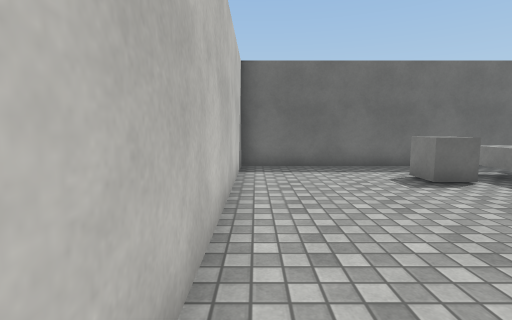
[1] (above)

24 first-person views from a walk through a Unity game level. The camera is 1.2 m above the floor, tilts 6° down and sees 85° across. The floor is counted in squares, 1 m on a side. Each view is taken from the middle of a square. On the plan, view 1 faces up. The plan holds only what a view shows up to about 13 squares ahead; the rest is blank. The place goes on beyond the plan. The player character is not drawn. Some animated figures are left out. Surface patterns are stand-ins for the level's own textures.

[2]
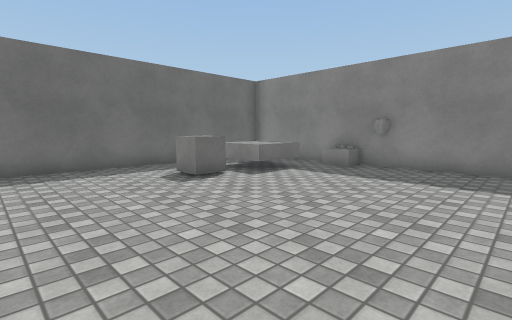

[3]
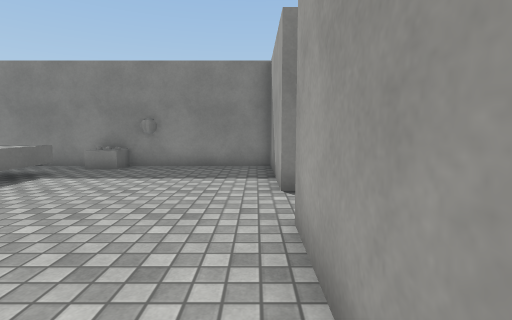

[4]
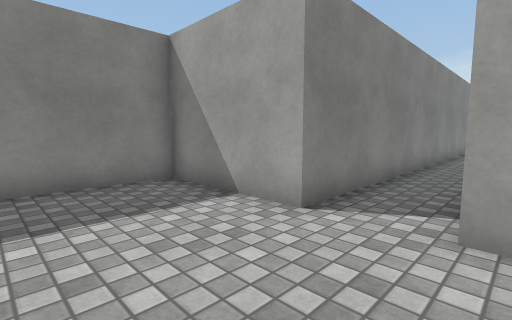

[5]
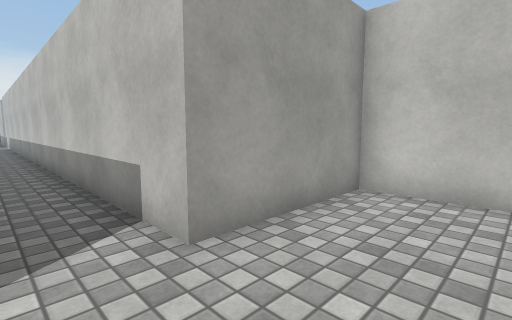

[6]
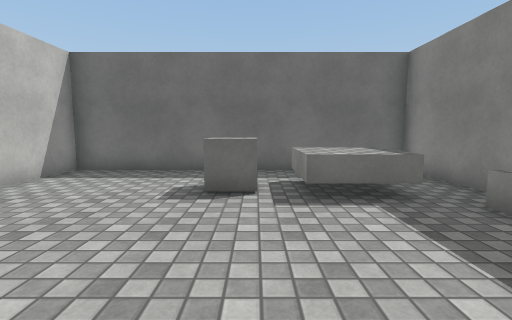

[7]
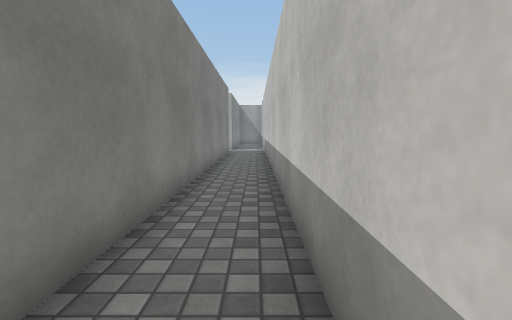

[8]
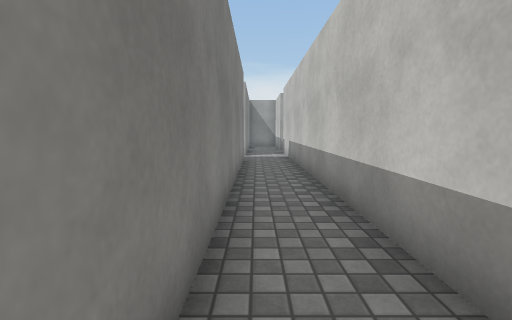

[9]
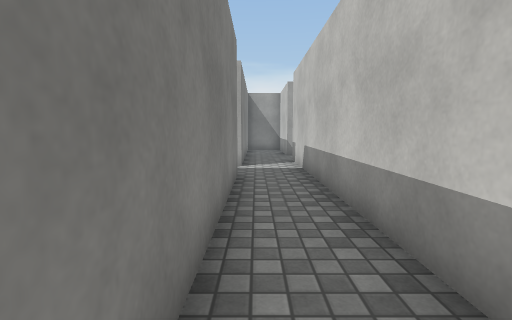

[10]
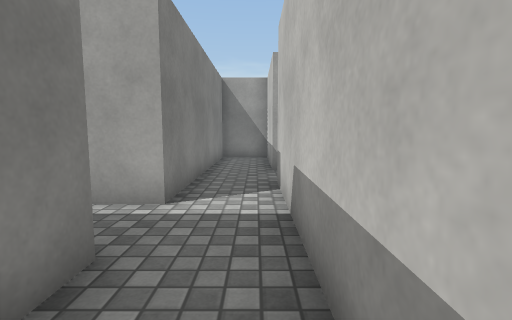

[11]
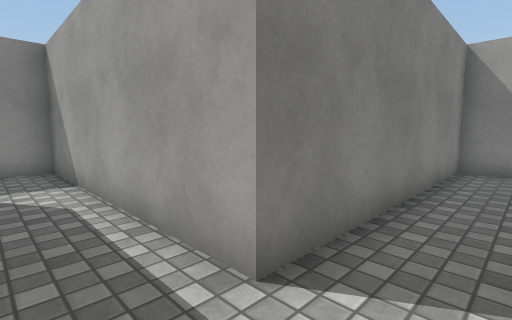

[12]
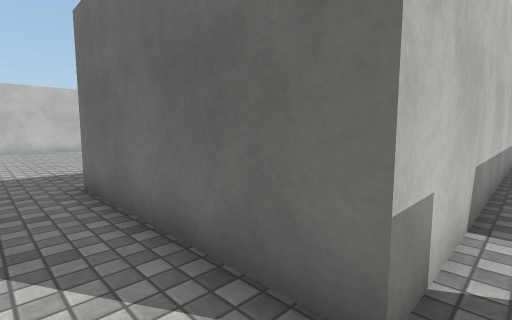

[13]
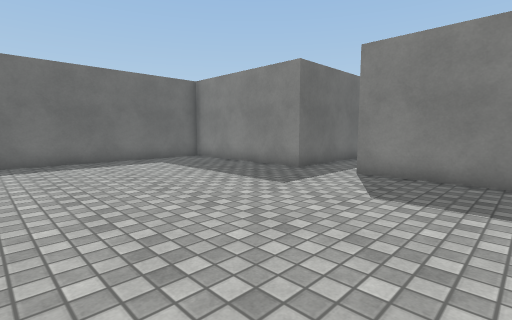

[14]
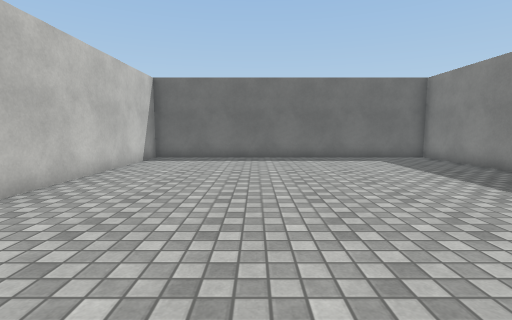

[15]
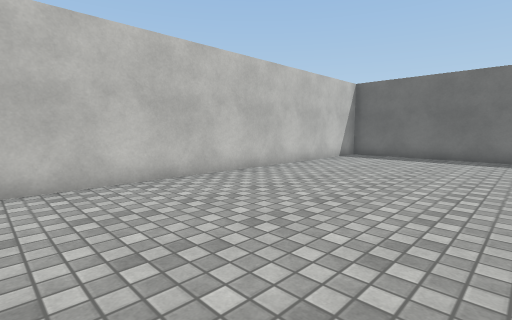

[16]
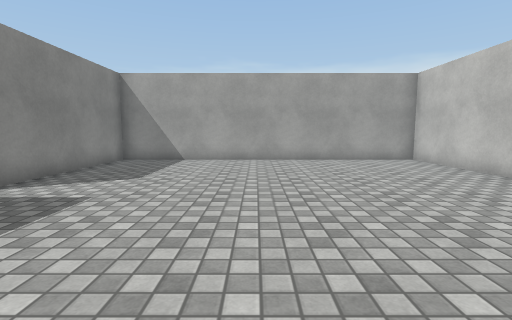

[17]
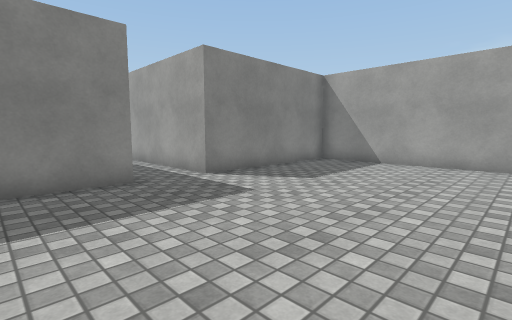

[18]
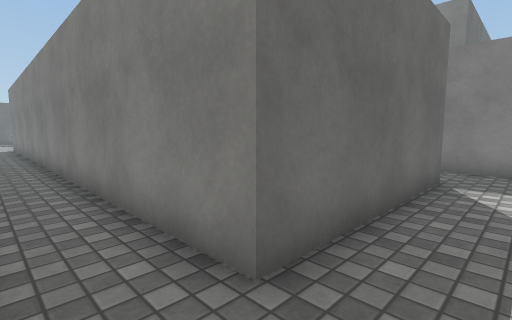

[19]
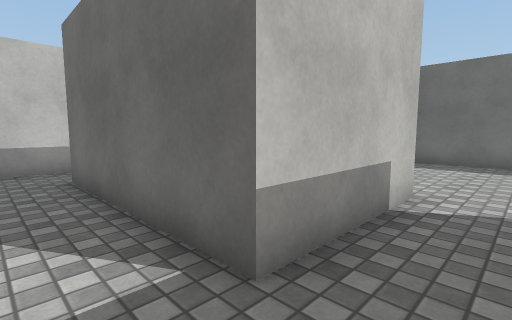

[20]
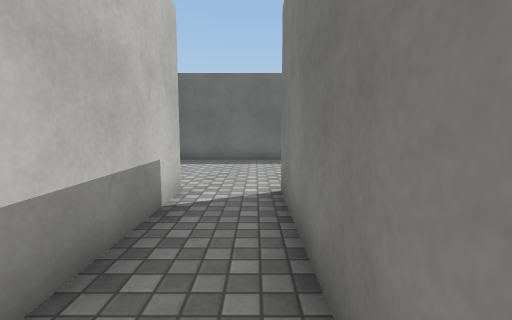

[21]
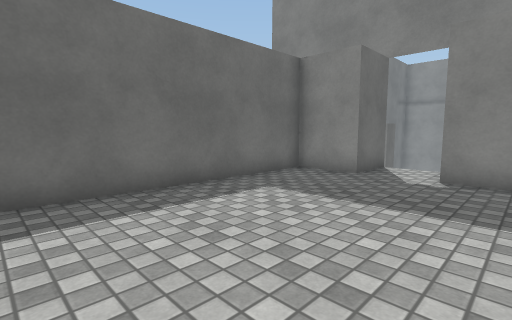

[22]
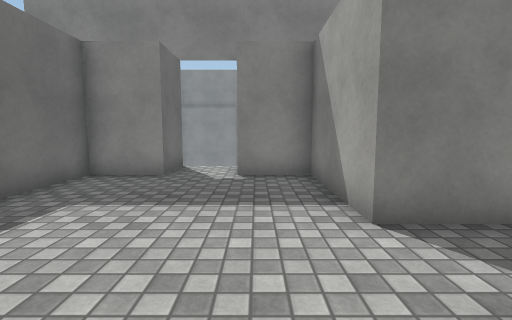

[23]
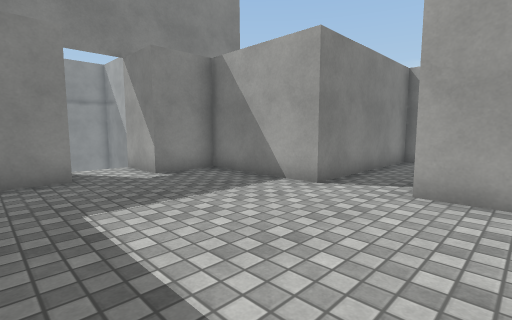

[24]
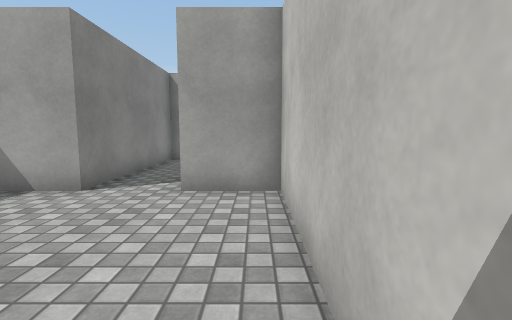

### Floor plan
Ten units are one square. View 1 is at (0, 0); x grows to the right and y downward. Boxes are objects, and circles mark ways between rooms. Rooms are numbered by the first view taken in them; rooms with no view inside come last. Other rooms are left out.
<svg viewBox="-150 -100 350 430">
<path fill="none" stroke="#000" d="M95 -54 95 -95 -5 -95 -5 5 35 5 35 225M115 165 115 205 55 205 55 5 95 5 95 -35M55 225 135 225 135 165M79 -57 59 -57 59 -78M35 225 35 245 -25 245 -25 185 -145 185 -145 325 -25 325 -25 265 35 265 35 296M34 305 55 305 55 225M135 165 175 165 175 145 195 145M95 115 95 165 115 165M195 125 175 125 175 105 98 105"/>
<rect x="35" y="-75" width="20" height="20" fill="#bbb"><title>cube</title></rect>
<rect x="85" y="-55" width="20" height="20" fill="#bbb"><title>other object</title></rect>
<circle cx="45" cy="235" r="3" fill="#2a7"/>
<circle cx="125" cy="170" r="3" fill="#2a7"/>
<text x="50" y="30">1</text>
<text x="-70" y="260">2</text>
<text x="140" y="130">3</text>
</svg>
Room 1 opens to room 2. Room 1 opens to room 3.

Where each view was taken, in squares from view 1:
view 1: 0 up, 0 right, facing up
view 2: 0 up, 0 right, facing up-right
view 3: 0 up, 0 right, facing right
view 4: 3 up, 3 right, facing down-right
view 5: 2 up, 5 right, facing down-left
view 6: 1 up, 5 right, facing up
view 7: 5 down, 4 right, facing down
view 8: 9 down, 5 right, facing down
view 9: 13 down, 5 right, facing down
view 10: 18 down, 4 right, facing down
view 11: 21 down, 4 right, facing down-right
view 12: 26 down, 4 right, facing up-left
view 13: 30 down, 10 left, facing up-right
view 14: 31 down, 10 left, facing up
view 15: 32 down, 8 left, facing up-left
view 16: 21 down, 8 left, facing down
view 17: 22 down, 9 left, facing down-right
view 18: 22 down, 4 right, facing up-right
view 19: 22 down, 13 right, facing up-left
view 20: 22 down, 13 right, facing up
view 21: 16 down, 10 right, facing up-right
view 22: 15 down, 10 right, facing right
view 23: 11 down, 10 right, facing down-right
view 24: 11 down, 10 right, facing down
